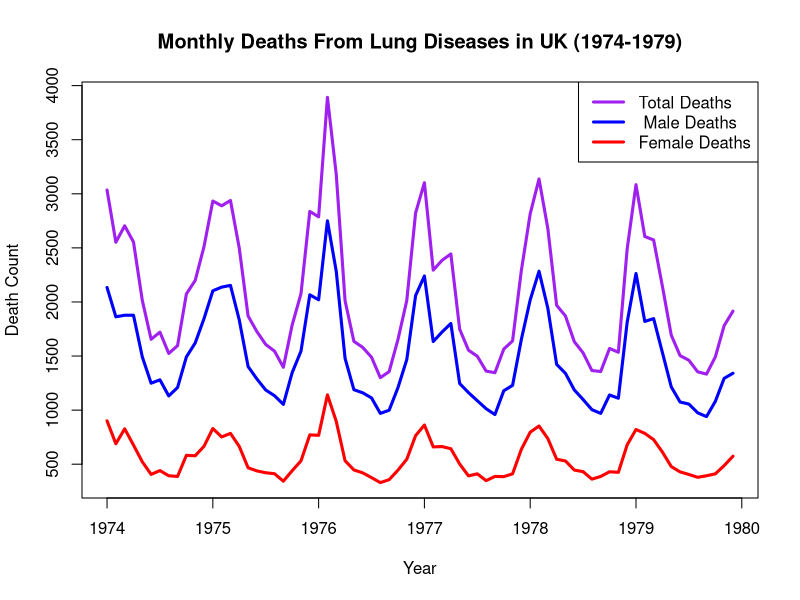
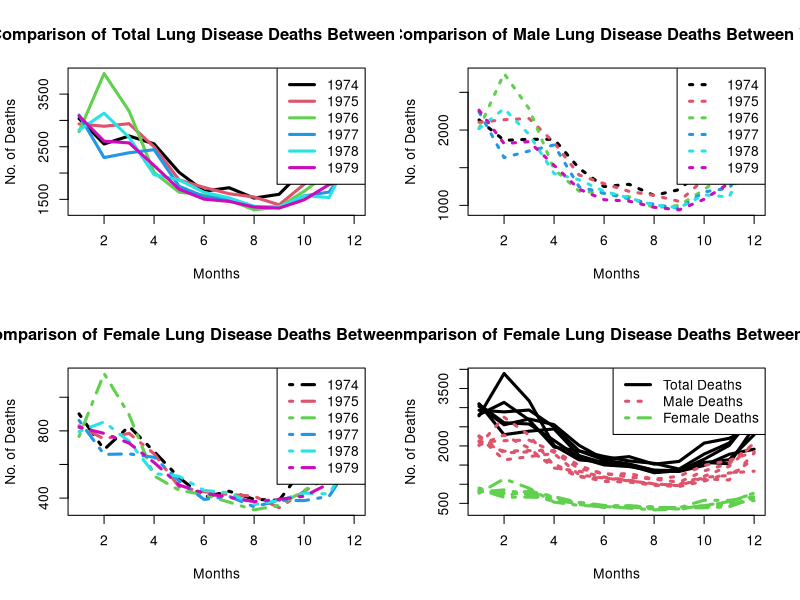

R code for these plots, in order:
rm(list = ls())
da <- ldeaths # A time series data of monthly deaths from lung diseases in UK from 1974 to 1979; contains both sexes
md <- mdeaths # male deaths
fd <- fdeaths # female deaths

# Total deaths, male deaths, female deaths####
plot(da,
     main = "Monthly Deaths From Lung Diseases in UK (1974-1979)",
     xlab = "Year",
     ylab = "Death Count",
     ylim = range(da,md,fd),
     type = "n")

lines(da, col = "Purple", lwd = 3) #total deaths
lines(md, col = "Blue", lwd = 3) # male deaths
lines(fd, col = "Red", lwd = 3) # female deaths
legend(x = "topright", legend = c("Total Deaths", " Male Deaths", "Female Deaths"),
       col = c("Purple", "Blue", "Red"),
       lwd = 3)
dev.off()

# Comparison of no. of deaths between years ####
# needs to find a way to extract the months and years from the time series data
month.abb # returns abbreviated month names
month.name # returns complete month names
# these two are very useful. Gotta remember this lol

time <- list(month.abb, unique(floor(time(da)))) 
# time() extracts time from a time series data
# floor() runs a filter; turning all numbers into integers
# unique() filters out repeated elements
# a series of function to store time data into a list (so matrix()'s dimnames can load them)

# merges time data and no. of deaths back together
# creates a new data frame 
nd <- as.data.frame((matrix(da, 12, dimnames = time)))
nmd <- as.data.frame((matrix(md, 12, dimnames = time)))
nfd <- as.data.frame((matrix(fd, 12, dimnames = time)))

#
par(mfrow = c(2,2))

# total
plot(nd[,1], # blank plot
     main = "Comparison of Total Lung Disease Deaths Between Years",
     type = "n",
     ylab = "No. of Deaths",
     xlab = "Months",
     ylim = range(nd))
for (i in 1:ncol(nd)) { # for loop for drawing all the years
  lines(nd[,i], col = i, lwd = 3)
}

legend(x = "topright", legend = colnames(nd), # legend
       col = 1:ncol(nd), lwd = 3)

# Male
plot(nmd[,1], # blank plot
     main = "Comparison of Male Lung Disease Deaths Between Years",
     type = "n",
     ylab = "No. of Deaths",
     xlab = "Months",
     ylim = range(nmd))
for (i in 1:ncol(nmd)) { # for loop for drawing all the years
  lines(nmd[,i], col = i, lwd = 3, lty = 3)
}
legend(x = "topright", legend = colnames(nmd), # legend
       col = 1:ncol(nmd), lwd = 3, lty = 3)

# Female
plot(nfd[,1], # blank plot
     main = "Comparison of Female Lung Disease Deaths Between Years",
     type = "n",
     ylab = "No. of Deaths",
     xlab = "Months",
     ylim = range(nfd))

for (i in 1:ncol(nfd)) { # for loop for drawing all the years
  lines(nfd[,i], col = i, lwd = 3, lty = 4)
}  
legend(x = "topright", legend = colnames(nfd), # legend
       col = 1:ncol(nfd), lwd = 3, lty = 4)

# total + male + female
plot(nfd[,1], # blank plot
     main = "Comparison of Female Lung Disease Deaths Between Years",
     type = "n",
     ylab = "No. of Deaths",
     xlab = "Months",
     ylim = range(nd, nfd))
for (i in 1:ncol(nd)) { # for loop for drawing all the years
  lines(nd[,i], col = 1, lwd = 3)
}
for (i in 1:ncol(nmd)) { # for loop for drawing all the years
  lines(nmd[,i], col = 2, lwd = 3, lty = 3)
}
for (i in 1:ncol(nfd)) { # for loop for drawing all the years
  lines(nfd[,i], col = 3, lwd = 3, lty = 4)
}  
legend(x = "topright", legend = c("Total Deaths", "Male Deaths", "Female Deaths"), # legend
       col = 1:3, lwd = 3, lty = c(1,3,4))

par

